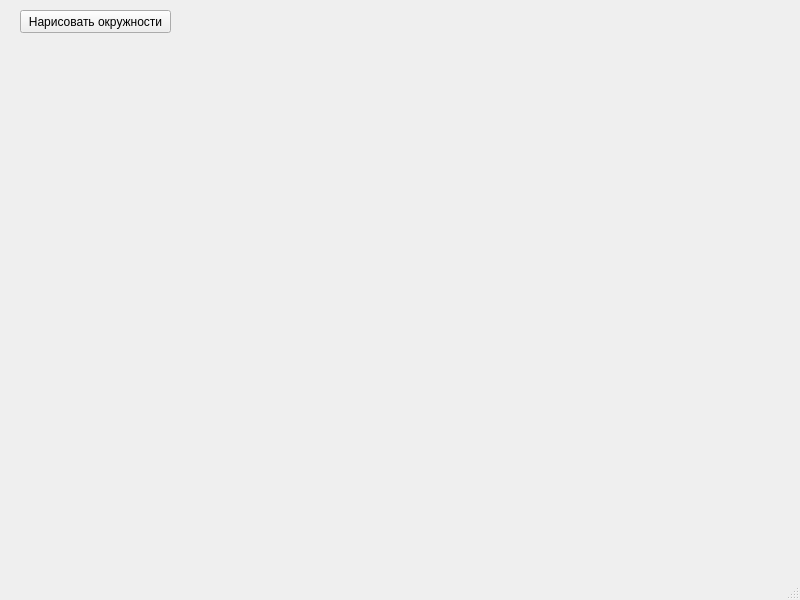
<?xml version="1.0" encoding="UTF-8"?>
<ui version="4.0">
 <class>MainWindow</class>
 <widget class="QMainWindow" name="MainWindow">
  <property name="geometry">
   <rect>
    <x>0</x>
    <y>0</y>
    <width>800</width>
    <height>600</height>
   </rect>
  </property>
  <property name="windowTitle">
   <string>MainWindow</string>
  </property>
  <widget class="QWidget" name="centralwidget">
   <widget class="QPushButton" name="pushButton">
    <property name="geometry">
     <rect>
      <x>20</x>
      <y>10</y>
      <width>151</width>
      <height>23</height>
     </rect>
    </property>
    <property name="text">
     <string>Нарисовать окружности</string>
    </property>
   </widget>
  </widget>
  <widget class="QMenuBar" name="menubar">
   <property name="geometry">
    <rect>
     <x>0</x>
     <y>0</y>
     <width>800</width>
     <height>20</height>
    </rect>
   </property>
  </widget>
  <widget class="QStatusBar" name="statusbar"/>
 </widget>
 <resources/>
 <connections/>
</ui>
